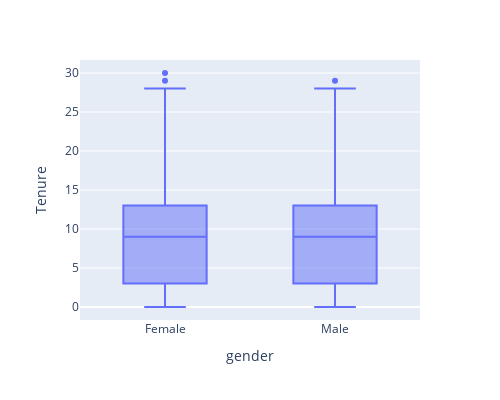

Here is the notebook cell this chart was saved with:
### Code cell
px.box(tenure_df, 'gender', 'Tenure', width=500, height=400)

### Figure 1 — Plotly figure (JSON) as saved in the notebook; plotly's stock layout.template omitted (floating-point values rounded to 4 significant figures; data arrays with more than 128 entries replaced by an {"elided": "..."} marker saying what was removed)
{"data": [{"alignmentgroup": "True", "hovertemplate": "gender=%{x}<br>Tenure=%{y}<extra></extra>", "legendgroup": "", "marker": {"color": "#636efa"}, "name": "", "notched": false, "offsetgroup": "", "orientation": "v", "showlegend": false, "type": "box", "x": {"elided": "7350 str values"}, "x0": " ", "xaxis": "x", "y": {"elided": "7350 float values"}, "y0": " ", "yaxis": "y"}], "layout": {"boxmode": "group", "height": 400, "legend": {"tracegroupgap": 0}, "margin": {"t": 60}, "width": 500, "xaxis": {"anchor": "y", "domain": [0, 1], "title": {"text": "gender"}}, "yaxis": {"anchor": "x", "domain": [0, 1], "title": {"text": "Tenure"}}}}
